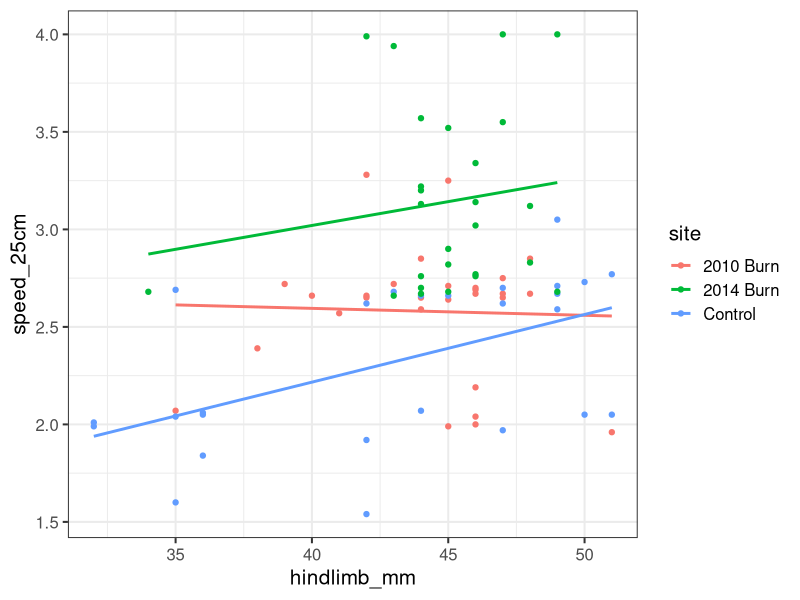
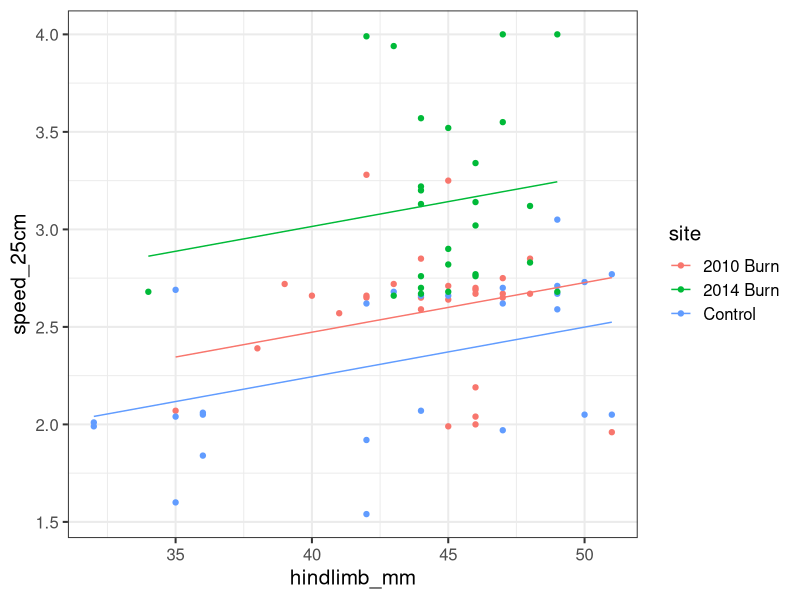

The R script that drew these images, in order:
## ---- chunk 1
knitr::opts_chunk$set(echo = FALSE, include = FALSE)
## ---- chunk 2
library(readr)
library(tidyr)
library(dplyr)
library(ggplot2)
library(emmeans)
library(multcomp)
## ---- chunk 3
sprint <- read.csv("lizard_sprinting.csv")
## ---- chunk 4
ggplot(sprint, aes(x = hindlimb_mm, y = speed_25cm, colour = site)) +
  geom_point() +
  geom_smooth(method = "lm", se=FALSE)+ 
  #this method allows regression lines to be heterogeneous
  theme_bw(15)
## ---- chunk 5
model1<-lm(speed_25cm ~ hindlimb_mm*site, data=sprint)
summary(model1)
## ---- chunk 6
model2<-lm(speed_25cm ~ hindlimb_mm+site, data=sprint)
summary(model2)
## ---- chunk 7
anova(model1, model2)
## ---- chunk 8
predictions_model2 <- predict(model2) 
#calculate regression lines ('predictions') from model2 by using
#every value of X to get the predicted value of Y
predictions_model2
## ---- chunk 9
ggplot(sprint, aes(x = hindlimb_mm, y = speed_25cm, color = site) ) +
     geom_point() +
     geom_line(aes(y = predictions_model2)) +
  theme_bw(15)
## ---- chunk 10
emmeans_25cm <- emmeans(model2, "site") %>% 
  multcomp::cld(Letters=letters) 
#site is the variable we want to compare
emmeans_25cm
